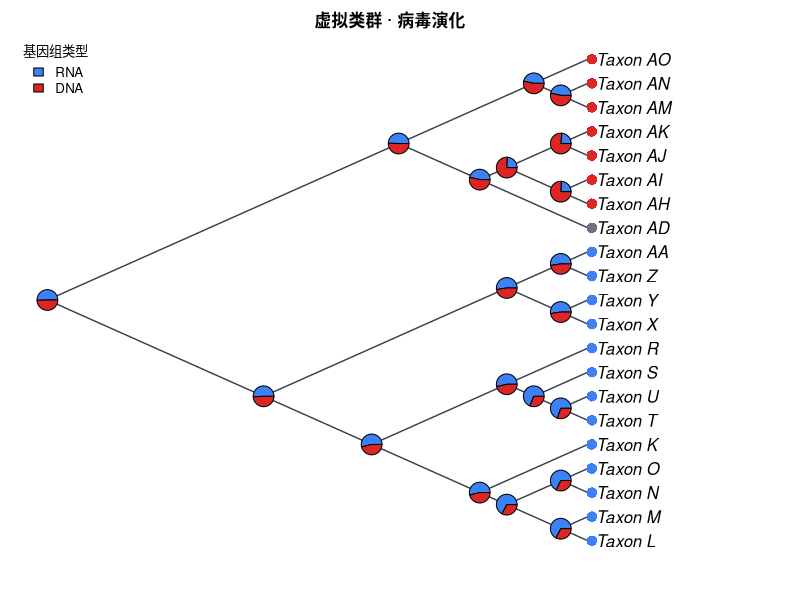

Write R code to recreate this figure.
#!/usr/bin/env Rscript
# CladeForge reproducible-analysis script
# Project : 虚拟类群 · 病毒演化
# Format  : CladeForge project v0.2.0
# Software: CladeForge 0.2.0 (this header is the provenance stamp a
#           reproducibility checklist asks for: software version, generation
#           time and the analysis parameters are printed beside the numbers)
# Generated: 2026-11-01T09:41:59.398Z
#
# PARAMETER SUMMARY (what the app used):
#   * parsimony: tie-break = parent-state first, then tip frequency, then
#     declaration order; the reported single path is ONE of possibly many
#     equally parsimonious reconstructions.
#   * Mk: rate ${asrRateNote}; display threshold applied post hoc; the
#     posterior is marginal (per-node), NOT joint.
#   * The R implementation below computes the likelihood in ORDINARY space
#     while the app runs in log-space: values agree to floating-point noise on
#     modest trees but can drift on very large or very unbalanced ones.
#   * Node ancestral states asserted by the user in CladeForge are IGNORED by
#     the parsimony baseline (independent reference by design); the R script
#     reproduces that baseline, not the user's hypotheses.
#
# What this script reproduces, and what it does not:
#   REPRODUCED (same algorithms as the application):
#     * Sankoff parsimony with the project's step matrix (advisory baseline);
#     * equal-rates Mk ancestral-state reconstruction (pruning + up-pass), i.e.
#       the posterior probabilities the app reports.
#   APPROXIMATED:
#     * a PDF figure drawn from the same data — character-coloured tips,
#       posterior pies, legend — in the project's cladogram layout
#       (equal branch spacing, like the CladeForge cladogram (branch lengths ignored)). It is NOT a pixel copy of the on-screen figure: manual
#       node positions, collapsed clades, custom reticulation edges, era bands
#       and the interactive ladderising order are GUI state that ape does not
#       consume. The topology, tip labels, states and posteriors are identical;
#       the geometry is a same-data rendering.
#   Branch lengths: present, used as given.
# Run with: Rscript this_file.R   (install.packages("ape") if needed)

library(ape)

# The tree is assembled from vectors rather than parsed from Newick, so every
# label survives byte-exact even where ape's own reader would mangle it.
tree <- structure(
  list(
    edge = matrix(c(22, 23, 22, 24, 23, 25, 23, 26, 24, 27, 24, 28, 25, 29, 25, 30, 26, 31, 26, 32, 27, 1, 27, 33, 28, 34, 28, 2, 29, 35, 29, 3, 30, 36, 30, 4, 31, 5, 31, 6, 32, 7, 32, 8, 33, 37, 33, 38, 34, 9, 34, 10, 35, 39, 35, 40, 36, 41, 36, 11, 37, 12, 37, 13, 38, 14, 38, 15, 39, 16, 39, 17, 40, 18, 40, 19, 41, 20, 41, 21), ncol = 2, byrow = TRUE),
    edge.length = c(200, 400, 950, 1150, 1300, 1350, 50, 150, 50, 150, 2500, 1250, 50, 2450, 1450, 3000, 1600, 2900, 2800, 2800, 2700, 2700, 50, 150, 2400, 2400, 50, 150, 50, 1300, 1200, 1200, 1100, 1100, 1500, 1500, 1400, 1400, 1250, 1250),
    Nnode = 20L,
    tip.label = c("Taxon_AD", "Taxon_AO", "Taxon_K", "Taxon_R", "Taxon_X", "Taxon_Y", "Taxon_Z", "Taxon_AA", "Taxon_AM", "Taxon_AN", "Taxon_S", "Taxon_AH", "Taxon_AI", "Taxon_AJ", "Taxon_AK", "Taxon_L", "Taxon_M", "Taxon_N", "Taxon_O", "Taxon_T", "Taxon_U"),
    node.label = c("Taxon_A", "Taxon_B", "Taxon_C", "Taxon_D", "Taxon_E", "Taxon_AB", "Taxon_AC", "Taxon_F", "Taxon_G", "Taxon_V", "Taxon_W", "Taxon_AE", "Taxon_AL", "Taxon_H", "Taxon_P", "Taxon_AF", "Taxon_AG", "Taxon_I", "Taxon_J", "Taxon_Q")
  ),
  class = "phylo"
)

# Branch lengths, with an explicit unit-length fallback: a cladogram-only project
# serialises no lengths at all, and 1 / mean(NULL) would poison every
# transition probability below.
bl <- tree$edge.length
if (is.null(bl) || !any(is.finite(bl) & bl > 0)) {
  bl <- rep(1, nrow(tree$edge))
  cat("NOTE: the tree carries no usable branch lengths; Mk probabilities and the\n")
  cat("      figure use unit (equal) branch lengths, i.e. topology-only inference.\n\n")
}

# Equal-rates Mk rate: one expected substitution per mean branch, so the
# transition probabilities are invariant to the tree's absolute scale. Every
# length above is already resolved the way the application resolves it (a
# recorded 0 is a real zero; unset / negative / non-finite became 1), so the mean
# runs over ALL of them — filtering here would drop zero-length and unmeasured
# edges from the average and make this script reconstruct at a different rate
# than the application reports. Deriving it from the fallback-protected bl
# above is what keeps the rate finite for a cladogram-only project.
rate <- 1 / mean(bl)


characters <- list(
  list(
    name = "基因组类型",
    type = "discrete",
    states = c("RNA", "DNA"),
    colors = c("#3b82f6", "#dc2626"),
    cost = NULL,
    tips = c("Taxon_K" = "RNA", "Taxon_L" = "RNA", "Taxon_M" = "RNA", "Taxon_N" = "RNA", "Taxon_O" = "RNA", "Taxon_R" = "RNA", "Taxon_S" = "RNA", "Taxon_T" = "RNA", "Taxon_U" = "RNA", "Taxon_X" = "RNA", "Taxon_Y" = "RNA", "Taxon_Z" = "RNA", "Taxon_AA" = "RNA", "Taxon_AH" = "DNA", "Taxon_AI" = "DNA", "Taxon_AJ" = "DNA", "Taxon_AK" = "DNA", "Taxon_AM" = "DNA", "Taxon_AN" = "DNA", "Taxon_AO" = "DNA")
  ),
  list(
    name = "宿主类型",
    type = "discrete",
    states = c("动物", "细菌", "植物", "原生生物（阿米巴）"),
    colors = c("#8b5cf6", "#f59e0b", "#22c55e", "#14b8a6"),
    cost = NULL,
    tips = c("Taxon_K" = "植物", "Taxon_L" = "动物", "Taxon_M" = "动物", "Taxon_N" = "动物", "Taxon_O" = "动物", "Taxon_R" = "动物", "Taxon_S" = "动物", "Taxon_T" = "动物", "Taxon_U" = "动物", "Taxon_X" = "动物", "Taxon_Y" = "动物", "Taxon_Z" = "动物", "Taxon_AA" = "动物", "Taxon_AH" = "动物", "Taxon_AI" = "动物", "Taxon_AJ" = "细菌", "Taxon_AK" = "细菌", "Taxon_AM" = "动物", "Taxon_AN" = "动物", "Taxon_AO" = "原生生物（阿米巴）")
  )
)

# --- helpers ----------------------------------------------------------------

## Equal-rates (ER) Mk transition matrix P(t): the same closed form used by
## CladeForge's inference assistant. The rate is scaled by the mean branch
## length so probabilities are invariant to the tree's absolute scale.
p_er <- function(t, k, rate) {
  e <- exp(-k * rate * t)
  P <- matrix(1 / k, k, k) - (1 / k) * e
  diag(P) <- 1 / k + ((k - 1) / k) * e
  P
}

## Sankoff parsimony down/up pass. 'cost' is k x k; tips absent from tip_states
## are treated as missing data.
sankoff <- function(tree, tip_states, states, cost) {
  ntip <- length(tree$tip.label)
  k <- length(states)
  sidx <- setNames(seq_len(k), states)
  x <- sidx[tip_states[tree$tip.label]]
  parent <- tree$edge[, 1]
  child <- tree$edge[, 2]
  kids <- split(child, parent)
  root <- setdiff(unique(parent), unique(child))
  g <- matrix(0, nrow = ntip + tree$Nnode, ncol = k)
  rownames(g) <- as.character(seq_len(ntip + tree$Nnode))
  ## Down-pass: internal node indices decrease from root, so descending order
  ## visits children before parents.
  for (v in sort(as.integer(names(kids)), decreasing = TRUE)) {
    for (i in seq_len(k)) {
      total <- 0
      for (ch in kids[[as.character(v)]]) {
        if (ch <= ntip) {
          xi <- x[[ch]]
          if (is.na(xi)) next
          total <- total + min(cost[i, ] + ifelse(seq_len(k) == xi, 0, Inf))
        } else {
          total <- total + min(cost[i, ] + g[as.character(ch), ])
        }
      }
      g[as.character(v), i] <- total
    }
  }
  ## Up-pass: assign each node a state minimising cost given its parent.
  node_state <- integer(ntip + tree$Nnode)
  walk <- function(v, parent_state) {
    base <- if (parent_state == 0L) rep(0, k) else cost[parent_state, ]
    scores <- base + g[as.character(v), ]
    best <- which.min(scores)
    node_state[v] <<- best
    for (ch in kids[[as.character(v)]]) {
      if (ch > ntip) walk(ch, best)
    }
  }
  walk(root, 0L)
  list(cost = min(g[as.character(root), ]),
       states = node_state, k = k)
}

## Equal-rates Mk marginal ancestral reconstruction: Felsenstein pruning
## (down-pass) + parent/sibling up-pass, normal space. Uses the script-level
## 'bl' (which already falls back to unit lengths when the tree has none) and the
## script-level 'rate' (= 1 / mean usable branch length); both are bound before
## this function is ever called. For very large or very unbalanced trees prefer
## log-space implementations (phangorn::ace, phytools).
mk_asr <- function(tree, tip_states, states) {
  ntip <- length(tree$tip.label)
  k <- length(states)
  sidx <- setNames(seq_len(k), states)
  x <- sidx[tip_states[tree$tip.label]]
  parent <- tree$edge[, 1]
  child <- tree$edge[, 2]
  kids <- split(seq_along(child), parent)  # edge-row indices per parent
  root <- setdiff(unique(parent), unique(child))
  L <- matrix(1, nrow = ntip + tree$Nnode, ncol = k)
  rownames(L) <- as.character(seq_len(ntip + tree$Nnode))
  for (v in sort(as.integer(names(kids)), decreasing = TRUE)) {
    rows <- kids[[as.character(v)]]
    vec <- rep(1, k)
    for (r in rows) {
      ch <- child[r]
      m <- if (ch <= ntip) {
        xi <- x[[ch]]
        if (is.na(xi)) rep(1, k) else as.numeric(seq_len(k) == xi)
      } else L[as.character(ch), ]
      vec <- vec * (p_er(bl[r], k, rate) %*% m)
    }
    s <- sum(vec)
    L[as.character(v), ] <- if (s > 0) vec / s else rep(1 / k, k)
  }
  G <- matrix(1 / k, nrow = ntip + tree$Nnode, ncol = k)
  rownames(G) <- rownames(L)
  for (v in sort(as.integer(names(kids)))) {
    rows <- kids[[as.character(v)]]
    for (r in rows) {
      ch <- child[r]
      if (ch <= ntip) next
      sib_msg <- rep(1, k)
      for (r2 in rows) {
        ch2 <- child[r2]
        if (ch2 == ch) next
        m2 <- if (ch2 <= ntip) {
          xi <- x[[ch2]]
          if (is.na(xi)) rep(1, k) else as.numeric(seq_len(k) == xi)
        } else L[as.character(ch2), ]
        sib_msg <- sib_msg * (p_er(bl[r2], k, rate) %*% m2)
      }
      G[as.character(ch), ] <- p_er(bl[r], k, rate) %*% (G[as.character(v), ] * sib_msg)
      G[as.character(ch), ] <- G[as.character(ch), ] / sum(G[as.character(ch), ])
    }
  }
  post <- L * G
  post <- post / rowSums(post)
  list(posterior = post)
}

# --- analysis ---------------------------------------------------------------

cat("CladeForge reproducible analysis\n")
cat("Tree:", Ntip(tree), "tips,", tree$Nnode, "internal nodes\n\n")

internal_nodes <- (length(tree$tip.label) + 1):(length(tree$tip.label) + tree$Nnode)

for (ch in characters) {
  cat("== Character:", ch$name, "==\n")
  if (ch$type != "discrete" || length(ch$states) < 2) {
    cat("   continuous or single-state: exported as data only\n\n")
    next
  }
  scored <- ch$tips[names(ch$tips) %in% tree$tip.label]
  cost <- ch$cost
  if (is.null(cost)) {
    k <- length(ch$states)
    cost <- matrix(1, k, k); diag(cost) <- 0
  }
  sp <- sankoff(tree, scored, ch$states, cost)
  cat(sprintf("   Sankoff minimum cost: %g (step-matrix units)\n", sp$cost))
  asr <- mk_asr(tree, scored, ch$states)
  cat("   Mk posterior at each internal node (states:",
      paste(ch$states, collapse = " / "), ")\n")
  print(round(asr$posterior[as.character(internal_nodes), , drop = FALSE], 3))
  cat("\n")
}

# --- figure -----------------------------------------------------------------
# A same-data rendering of the GUI figure: character-coloured tips (first
# discrete character) + posterior pies at internal nodes + auto legend, in the
# layout the project is displayed as. Manual positions / collapsed clades /
# custom edges / era bands are GUI-only and are not reproduced here.

discrete <- Filter(function(ch) ch$type == "discrete" && length(ch$states) >= 2, characters)

# cairo_pdf renders unicode labels reliably; use pdf() if cairo is unavailable.
cairo_pdf("cladeforge_reconstruction.pdf", width = 9, height = 7)
par(mar = c(2, 1, 2, 2), xpd = NA)
cat("Figure layout: type = cladogram, use.edge.length = FALSE",
    "(equal branch spacing, like the CladeForge cladogram (branch lengths ignored))\n")
plot(tree, type = "cladogram", use.edge.length = FALSE,
     show.tip.label = TRUE,
     label.offset = 0.3,
     edge.color = "#374151", edge.width = 1.4)
title(main = "虚拟类群 · 病毒演化", cex.main = 1.0)

if (length(discrete) > 0) {
  main <- discrete[[1]]
  scored <- main$tips[names(main$tips) %in% tree$tip.label]
  k <- length(main$states)
  cost <- main$cost
  if (is.null(cost)) { cost <- matrix(1, k, k); diag(cost) <- 0 }

  tip_col <- rep("#6b7280", Ntip(tree))
  names(tip_col) <- tree$tip.label
  for (lab in names(scored)) tip_col[[lab]] <- main$colors[[match(scored[[lab]], main$states)]]
  tiplabels(pch = 16, col = tip_col, cex = 1.4, offset = 0.15)

  asr <- mk_asr(tree, scored, main$states)
  nodelabels(node = internal_nodes, pie = asr$posterior[as.character(internal_nodes), , drop = FALSE],
             piecol = main$colors, cex = 0.7)
  legend("topleft", legend = main$states, fill = main$colors,
         title = main$name, bty = "n", cex = 0.8)
}

dev.off()

cat("Wrote cladeforge_reconstruction.pdf\n")
